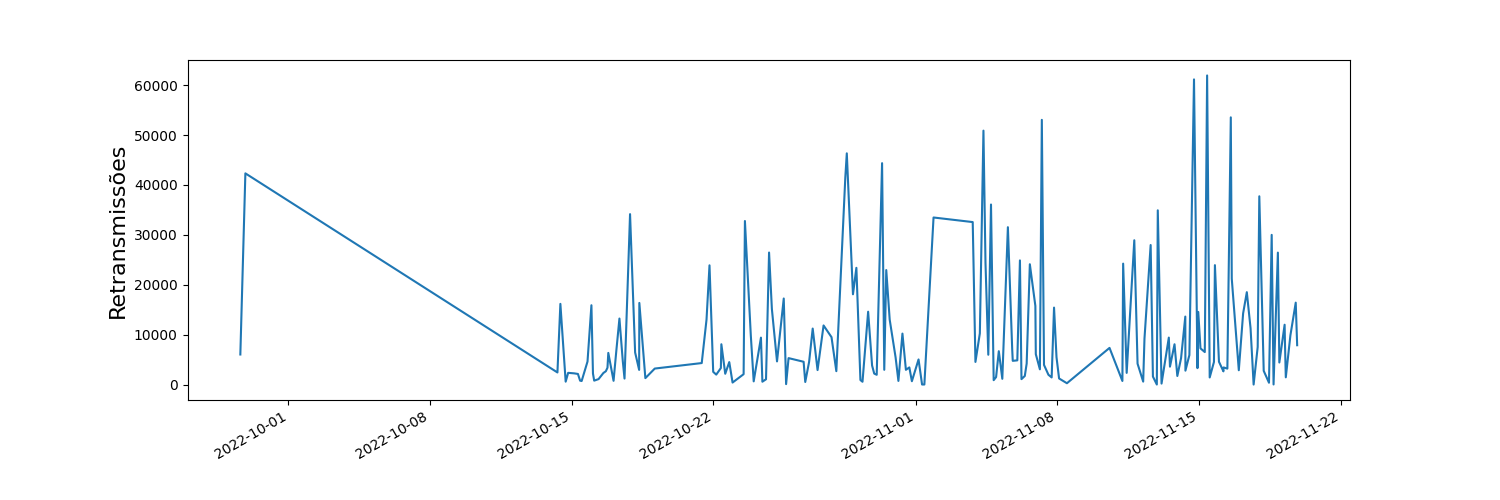

The Python source for this figure:
from datetime import datetime

import pandas as pd
import matplotlib.pyplot as plt
import json

packet_retransmits_data = json.load(open("../dados/packets-retransmits.json"))
for data in packet_retransmits_data:
    data["ts"] = datetime.fromtimestamp(data["ts"])

plt.grid(True)

df = pd.DataFrame(packet_retransmits_data)

fig, ax = plt.subplots()

fig.set_figheight(5)
fig.set_figwidth(15)

ax.plot(df["ts"], df["val"])
ax.xaxis_date()
fig.autofmt_xdate()

plt.ylabel("Tempo", fontsize=16)
plt.ylabel("Retransmissões", fontsize=16)

plt.show()
